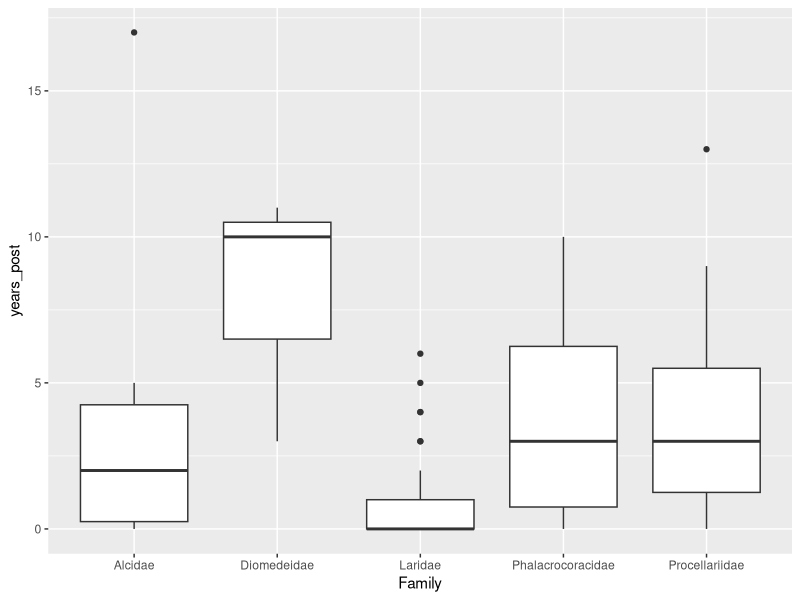

Source code (R):
library(tidyverse)
library(ggplot2)

all_data <- read_csv(here::here("./data/raw_data.csv"))


#breeding, removing families with less than 5 responses
breeding_families <- all_data %>% 
  select(EventID, Family, Order, SA_Implementation, 
         Trans_Implementation,Social_Attraction_Start,Translocation, 
         Translocation_Start, Breeding_PreOpCat,Breeding_PostOpCat, 
         Breeding_Yr1, Data_Quality, AllStartYr, method) %>%
  filter(Breeding_PostOpCat != "Unknown", Breeding_PostOpCat != 0) %>% 
  filter(Breeding_PreOpCat == 0) %>% 
  filter(AllStartYr < 2018) %>% 
  filter(Data_Quality == 1) 

badfamilies <- breeding_families %>% 
  group_by(Family) %>% 
  summarize(n_obs = n()) %>% 
  filter(n_obs < 5)
#badfamilies is now my list of the families to remove from the plots/final data frames that I make the plots with





#breeding, Social Attraction only
breeding_SA <- all_data %>% 
  select(EventID, Family, Order, Social_Attraction, SA_Implementation, 
         Trans_Implementation,Social_Attraction_Start,Translocation, 
         Translocation_Start, Breeding_PreOpCat,Breeding_PostOpCat, 
         Visitation_Yr1_SinceOperation,
         Breeding_Yr1, Data_Quality, Visitation_PreOperation, Visitation_Operation, method) %>%
  filter(method == "Social_Attraction") %>% 
  filter(Data_Quality == 1) %>%
  filter(SA_Implementation == "Partially Achieved" | SA_Implementation == "Achieved") %>% 
  filter(Social_Attraction_Start < 2018) %>% 
  filter(Breeding_PostOpCat != "Unknown", Breeding_PostOpCat != 0) %>% 
  filter(Breeding_PreOpCat == 0)
  
#breeding, translocation only
breeding_trans <- all_data %>% 
  select(EventID, Family, Order, Social_Attraction, SA_Implementation, 
         Trans_Implementation,Social_Attraction_Start,Translocation, 
         Translocation_Start, Breeding_PreOpCat,Breeding_PostOpCat, 
         Visitation_Yr1_SinceOperation,
         Breeding_Yr1, Data_Quality, Visitation_PreOperation, Visitation_Operation, method) %>%
  filter(method == "Translocation") %>% 
  filter(Data_Quality == 1) %>%
  filter(Trans_Implementation == "Partially Achieved" | Trans_Implementation == "Achieved") %>% 
  filter(Translocation_Start < 2018) %>% 
  filter(Breeding_PostOpCat != "Unknown", Breeding_PostOpCat != 0) %>% 
  filter(Breeding_PreOpCat == 0)

#breeding, SA and trans combined
breeding_SATrans <- all_data %>%
  select(EventID, Family, Order, Social_Attraction, SA_Implementation, 
         Trans_Implementation,Social_Attraction_Start,Translocation, 
         Translocation_Start, Breeding_PreOpCat,Breeding_PostOpCat, 
         Visitation_Yr1_SinceOperation,
         Breeding_Yr1, Data_Quality, Visitation_PreOperation, Visitation_Operation, method) %>%
  filter(method == "Both") %>% 
  filter(Data_Quality == 1) %>%
  filter(Breeding_PostOpCat != "Unknown", Breeding_PostOpCat != 0) %>% 
  filter(Breeding_PreOpCat == 0) %>% 
  filter(Trans_Implementation %in% c("Partially Achieved", "Achieved")) %>% 
  filter(SA_Implementation %in% c("Partially Achieved", "Achieved")) %>% 
  filter(Translocation_Start < 2018 | Social_Attraction_Start < 2018)


#get the chunk that will make the SA panel 
chunkSA <- breeding_SA %>% 
  mutate(years_post = Breeding_Yr1 - Social_Attraction_Start) %>% 
  mutate(plotpanel = "Social_Attraction") %>% 
  select(EventID, years_post, Family, Order, plotpanel)
  
#get the chunk that will make the trans and SA panel
chunkTandSA <- breeding_SATrans %>% 
  mutate(years_post = Breeding_Yr1 - pmin(Translocation_Start, Social_Attraction_Start)) %>% 
  mutate(plotpanel = "Trans_and_SA") %>% 
  select(EventID, years_post, Family, Order, plotpanel)
  
#get the chunk that will make the All Data panel
#first make a  chunk with the trans only
tempchunk <- breeding_trans %>% 
  mutate(years_post = Breeding_Yr1 - Translocation_Start) %>% 
  select(EventID, years_post, Family, Order)
#now combine the three and overwrite plot panel to "all data"
chunkAllData <- bind_rows(chunkSA, chunkTandSA, tempchunk) %>% 
  mutate(plotpanel = "All_Data")

  

#now join the three chunks
plotdataframe <- bind_rows(chunkAllData, chunkSA, chunkTandSA) #looks good, each EventID is in there twice (once for all data, once for its own thing)


#anti-join to remove bad families
plotdataframe <- plotdataframe %>% 
  anti_join(badfamilies, by = "Family")





#test plot
social_attraction_data <- plotdataframe %>%
  filter(plotpanel == "Social_Attraction")

# Create a box plot by family
ggplot(social_attraction_data, aes(x = Family, y = years_post)) +
  geom_boxplot() 
